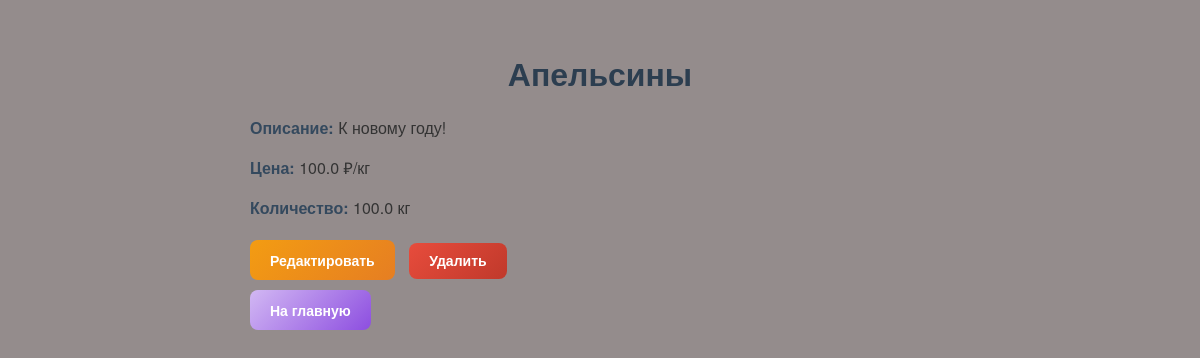
The page /product/1 (signed in) on the database its author committed.
### app/models.py (models this page shows)
class Product(db.Model):
    id = db.Column(db.Integer, primary_key=True)
    name = db.Column(db.String(100), nullable=False)
    description = db.Column(db.String(255))
    price = db.Column(db.Float, nullable=False)
    quantity = db.Column(db.Float, nullable=False)

### app/main.py (the view)
@bp.route('/product/<int:product_id>')
def product_detail(product_id):
    product = product_repo.get_by_id(product_id)
    if not product:
        abort(404)
    return render_template('product_detail.html', product=product)

### app/main.py (called while the page is built)
@bp.before_request
def require_login():
    allowed_routes = ['main.login', 'main.register']
    if request.endpoint and request.endpoint.startswith('main.') and request.endpoint not in allowed_routes:
        if 'user_id' not in session:
            return redirect(url_for('main.login'))

### app/repositories.py (called while the page is built)
    def get_by_id(self, product_id):
        return Product.query.get(product_id)

### app/templates/product_detail.html (shortened to what this page needs)
<!DOCTYPE html>
<html lang="ru">
<head>
    <link rel="stylesheet" href="{{ url_for('static', filename='style_detail.css') }}">
</head>
<body>
    <h1>{{ product.name }}</h1>
    <p><strong>Описание:</strong> {{ product.description }}</p>
    <p><strong>Цена:</strong> {{ product.price }} ₽/кг</p>
    <p><strong>Количество:</strong> {{ product.quantity }} кг</p>
    <a href="{{ url_for('main.edit_product_form', product_id=product.id) }}" class="btn btn-edit">Редактировать</a>
    <form method="POST" action="{{ url_for('main.delete_product') }}" style="display:inline;">
        <button type="submit" onclick="return confirm('Вы уверены, что хотите удалить этот товар?');">Удалить</button>
    </form>
    <br><a href="{{ url_for('main.index') }}" class="btn btn-home">На главную</a><br>
</body>
</html>

### app/static/style_detail.css (style rules this page uses)
body { font-family: 'Poppins', 'Helvetica Neue', Helvetica, Arial, sans-serif; background-color: #948c8c; color: #333; max-width: 700px; margin: 50px auto; padding: 0 20px; }
h1 { text-align: center; color: #2c3e50; font-weight: 600; margin-bottom: 20px; font-size: 2rem; }
p { font-size: 16px; line-height: 1.5; margin-bottom: 15px; }
p strong { color: #34495e; }
a { display: inline-block; margin-top: 20px; margin-right: 15px; text-decoration: none; color: #3498db; font-weight: 500; font-size: 15px; transition: color 0.3s, transform 0.2s; }
button { padding: 10px 20px; background: linear-gradient(135deg, #e74c3c, #c0392b); border: none; border-radius: 8px; color: #fff; font-size: 14px; font-weight: 600; cursor: pointer; transition: background 0.3s, transform 0.2s; }
form { display: inline-block; margin-left: 10px; }
.btn-edit { background: linear-gradient(135deg, #f39c12, #e67e22); color: #fff; }
.btn-home { background: linear-gradient(135deg, #d2b8f3, #8d4ee0); color: #fff; transition: all 0.5s ease; }
.a-btn, .btn { display: inline-block; padding: 10px 20px; margin: 5px 0; border-radius: 8px; font-size: 14px; font-weight: 600; text-decoration: none; transition: all 0.3s ease; cursor: pointer; }

### rows shown on the page
Product: name "Апельсины", description "К новому году!", price "100.0", quantity "100.0"
